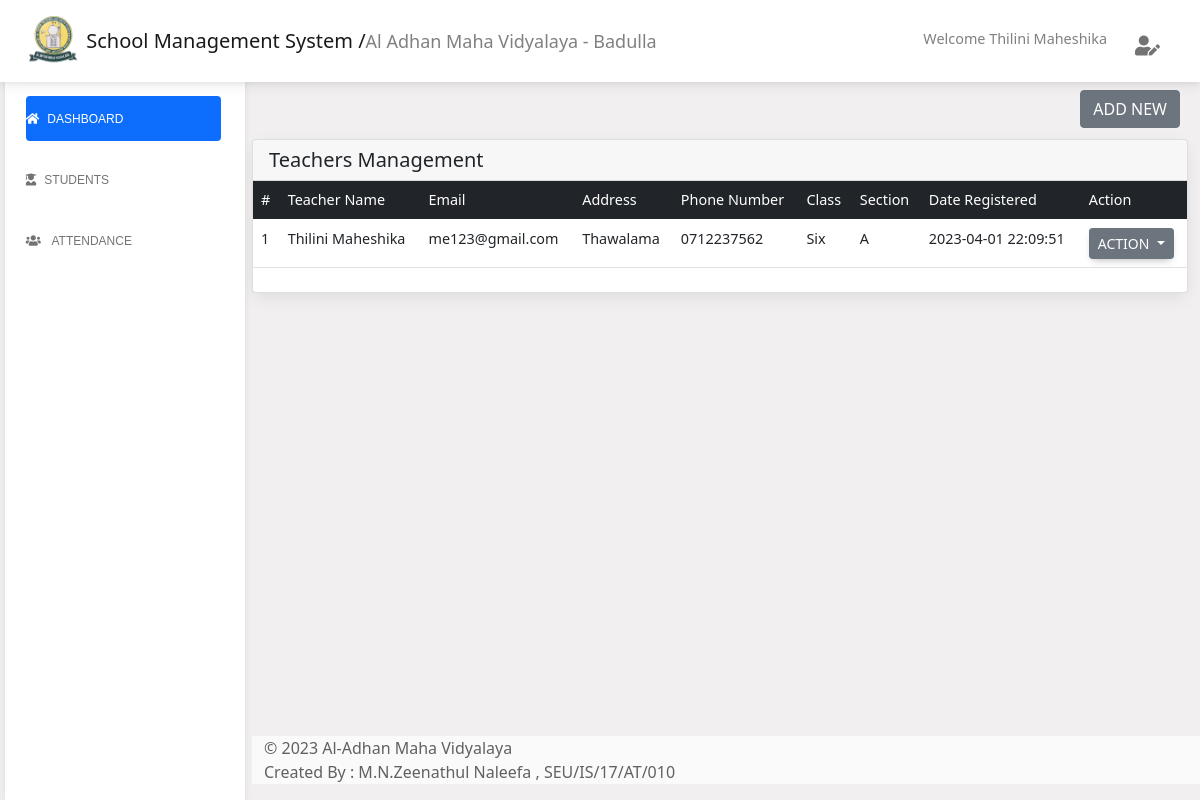
Screenshot of /admin/teacher.php (signed in) with the database file from the repository.
### tables this page shows
CREATE TABLE `teacher` (
  `t_id` int(255) NOT NULL,
  `t_name` varchar(255) NOT NULL,
  `t_email` varchar(255) NOT NULL,
  `t_address` varchar(255) NOT NULL,
  `t_phone` varchar(10) NOT NULL,
  `cls_id` int(255) NOT NULL,
  `sec_id` int(255) NOT NULL,
  `t_pass` varchar(255) NOT NULL,
  `date_updated` datetime NOT NULL,
  `is_deleted` int(2) NOT NULL
);

CREATE TABLE `class` (
  `cls_id` int(255) NOT NULL,
  `cls_name` varchar(255) NOT NULL,
  `is_deleted` int(2) NOT NULL
);

CREATE TABLE `section` (
  `sec_id` int(255) NOT NULL,
  `cls_id` varchar(255) NOT NULL,
  `sec_name` varchar(255) NOT NULL,
  `is_assigned` int(2) NOT NULL,
  `is_deleted` int(2) NOT NULL
);

### server/include/fetch.php (called while the page is built, shortened)
<?php
    function fetchTeacher(){
        include 'connection.php';
        $viewt = "SELECT * FROM teacher WHERE is_deleted = '0'";
        return mysqli_query($con, $viewt);
    }
    function fetchAll($t_id){
        include 'connection.php';
        $getall = "SELECT student.reg_no, student.std_name, class.cls_id, class.cls_name, section.sec_id, section.sec_name,
        teacher.t_name
        FROM student
        JOIN class ON student.cls_id = class.cls_id
        JOIN section ON student.sec_id = section.sec_id AND student.cls_id = section.cls_id
        JOIN teacher ON student.cls_id = teacher.cls_id AND student.sec_id = teacher.sec_id
        WHERE teacher.t_id = '$t_id' GROUP BY student.reg_no";
        return mysqli_query($con, $getall);
    }
?>

### server/include/common.php (called while the page is built, shortened)
<?php
    function getSecById($sec_id){
        include 'connection.php';
        $q1= "SELECT * FROM section WHERE sec_id='$sec_id' AND is_deleted='0'";
        return mysqli_query($con,$q1);
    }
    function getClassbyID($cls_id){
        include 'connection.php';
        $viewcls = "SELECT * FROM class WHERE cls_id='$cls_id' AND is_deleted='0'";
        return mysqli_query($con,$viewcls);
    }
?>

### admin/teacher.php (the view, shortened to what this page needs)
<?php include 'pages/header.php'; ?>
<main class="main-content position-relative max-height-vh-100 h-100 mt-1 border-radius-lg ">
    <?php include 'navbar.php'; ?>
    <div class="container-fluid py-4">
        <div class="row">
            <div class="d-grid gap-2 d-md-flex justify-content-md-end" style="padding-bottom:0.7rem; margin-top:0.5rem;">
                <button class="btn btn-secondary me-md-2" type="button" data-bs-toggle="modal"
                    data-bs-target="#exampleModal">Add New</button>
            </div>
        </div>
        <div class="col-12">
            <div class="card mb-4">
                <div class="card-header pb-0">
                    <h5>Teachers Management</h5>
                </div>
                <div class="card-body px-0 pt-0 pb-2">
                    <div class="table-responsive p-0">
                        <table class="table">
                            <thead class="table-dark" style="width: 100%;">
                                <tr>
                                    <th>#</th>
                                    <th>Teacher Name</th>
                                    <th>Email</th>
                                    <th>Address</th>
                                    <th>Phone Number</th>
                                    <th>Class</th>
                                    <th>Section</th>
                                    <th>Date Registered</th>
                                    <th colspan="2">Action</th>
                                </tr>
                            </thead>
                            <tbody>
                                <?php
                                    $getTeacher = fetchTeacher();
                                    while ($row = mysqli_fetch_assoc($getTeacher)) {
                                        $id = $row['t_id'];
                                        $name = $row['t_name'];
                                        $email = $row['t_email'];
                                        $address = $row['t_address'];
                                        $phone = $row['t_phone'];
                                        $cls_id = $row['cls_id'];
                                        $sec_id = $row['sec_id'];
                                        $regdate = $row['date_updated'];
                                ?>
                                <tr>
                                    <td><?php echo $id; ?></td>
                                    <td><?php echo $name; ?></td>
                                    <td><?php echo $email; ?></td>
                                    <td><?php echo $address; ?></td>
                                    <td><?php echo $phone; ?></td>
                                    <?php
                                            $cls = getClassbyID($cls_id);
                                            while($row1 = mysqli_fetch_assoc($cls)){
                                                $cls_name = $row1['cls_name'];
                                        ?>
                                    <td><?php echo $cls_name; ?></td>
                                    <?php } ?>
                                    <?php
                                            $sec = getSecById($sec_id);
                                            while($row2 = mysqli_fetch_assoc($sec)){
                                                $sec_name = $row2['sec_name'];
                                        ?>
                                    <td><?php echo $sec_name; ?></td>
                                    <?php } ?>
                                    <td><?php echo $regdate; ?></td>
                                    <td>
                                        <div class="btn-group" role="group">
                                            <button id="btnGroupDrop1" type="button"
                                                class="btn btn-secondary btn-sm dropdown-toggle"
                                                data-bs-toggle="dropdown" aria-expanded="false">
                                                Action
                                            </button>
                                        </div>
                                    </td>
                                </tr>
                                <?php } ?>
                            </tbody>
                        </table>
                    </div>
                </div>
            </div>
        </div>
        <?php include 'pages/footer.php'; ?>
    </div>
</main>

### admin/navbar.php (shortened to what this page needs)
<header>
    <nav id="sidebarMenu" class="collapse d-lg-block sidebar collapse bg-white">
        <div class="nav flex-column nav-pills me-3" id="v-pills-tab" role="tablist" aria-orientation="vertical">
            <div class="navbar-nav ">
                <a href="index.php" class="nav-item nav-link active"><i class="fas fa-home-alt me-2"></i>Dashboard</a>
                <a href="student.php" class="nav-item nav-link "><i class="fas fa-user-graduate me-2"></i>Students</a>
                <?php if (isset($_SESSION['teacher'])) {
                    ?>
                <li class="nav-item">
                    <a class="nav-link collapsed" href="#" data-bs-toggle="collapse"
                        data-bs-target="#collapseAttendance" aria-expanded="false" aria-controls="collapseAttendance">
                        <i class="fa fa-users me-2"></i>
                        <span>Attendance</span>
                    </a>
                </li>
                <?php } ?>
            </div>
        </div>
    </nav>
    <nav id="main-navbar" class="navbar navbar-expand-lg navbar-light bg-white fixed-top">
        <div class="container-fluid">
            <a class="navbar-brand" href="#">
                <img src="assets/img/school_logo.png" height="50em" alt="Logo" loading="lazy" />
                <span class="ms-1 font-weight-bold">School Management System /<span
                        style="color: gray; font-size: 0.9em;">Al Adhan Maha Vidyalaya - Badulla</span></span>
            </a>
            <ul class="navbar-nav ms-auto d-flex flex-row" style="margin-right: 20px;">
                <?php
                    if (isset($_SESSION['teacher'])) {
                        $r1 = fetchAll($_SESSION['teacher']);
                        $row1 = mysqli_fetch_assoc($r1) ; ?>
                <span style="color: gray; font-size: 0.9em;">Welcome <?php echo $row1['t_name']; ?> </span>
                <?php }else if(isset($_SESSION['admin'])){ ?>
                <span style="color: gray; font-size: 0.9em;">Welcome Admin </span>
                <?php }else if(isset($_SESSION['student'])){
                    $r1 = getStuById($_SESSION['student']);
                    $row1 = mysqli_fetch_assoc($r1) ; ?>
                    <span style="color: gray; font-size: 0.9em;">Welcome <?php echo $row1['std_name']; ?> </span>
                <?php } ?>
                <li class="nav-item dropdown" style="margin-left: 20px;">
                    <a class="nav-link dropdown-toggle hidden-arrow d-flex align-items-center" href="#"
                        id="navbarDropdownMenuLink" role="button" data-mdb-toggle="dropdown" aria-expanded="false">
                        <i style="font-size: 20px;" class="fas fa-user-edit" height="20px" alt="Avatar"
                            loading="lazy"></i>
                    </a>
                </li>
            </ul>
        </div>
    </nav>
</header>
<main style="margin-top: 50px;">
    <div class="container pt-2"></div>
</main>

### admin/assets/css/main.css (style rules this page uses)
@media (min-width: 991.98px) { main { padding-left: 240px; } }
.sidebar { position: fixed; top: 0; bottom: 0; left: 0; padding: 58px 0 0; box-shadow: 0 2px 5px 0 rgb(0 0 0 / 5%), 0 2px 10px 0 rgb(0 0 0 / 5%); width: 240px; z-index: 600; }
#sidebarMenu { margin-top: 20px; margin-left: 5px; }
.navbar-brand { padding: 0.5rem 1rem; margin-left: 0; }
.navbar-nav { padding-left: 1.3em; margin-top: 10px; }
.nav-item { font-family: Arial, Helvetica, sans-serif; }

### rows the page displays
teacher: t_name "Thilini Maheshika", t_id "1", t_email "me123@gmail.com", t_address "Thawalama", t_phone "0712237562", date_updated "2023-04-01 22:09:51"
class: cls_name "Six"
section: sec_name "A"
